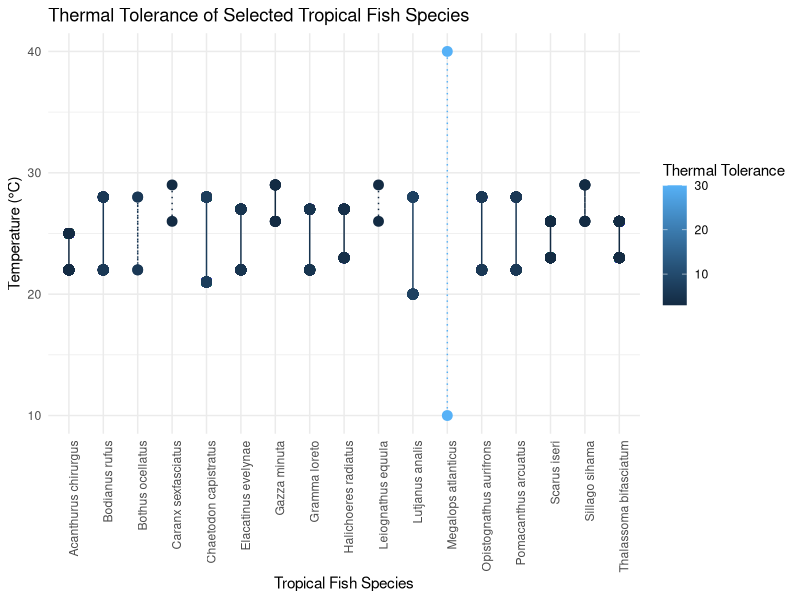
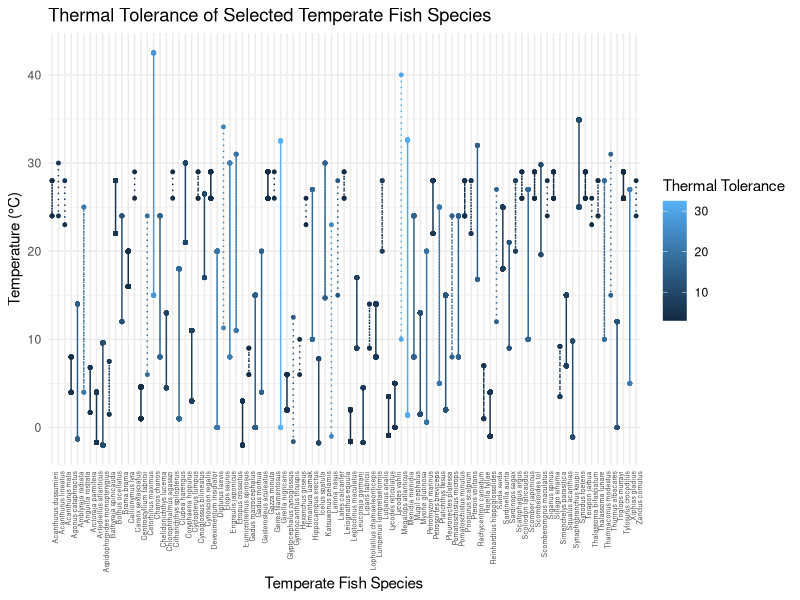
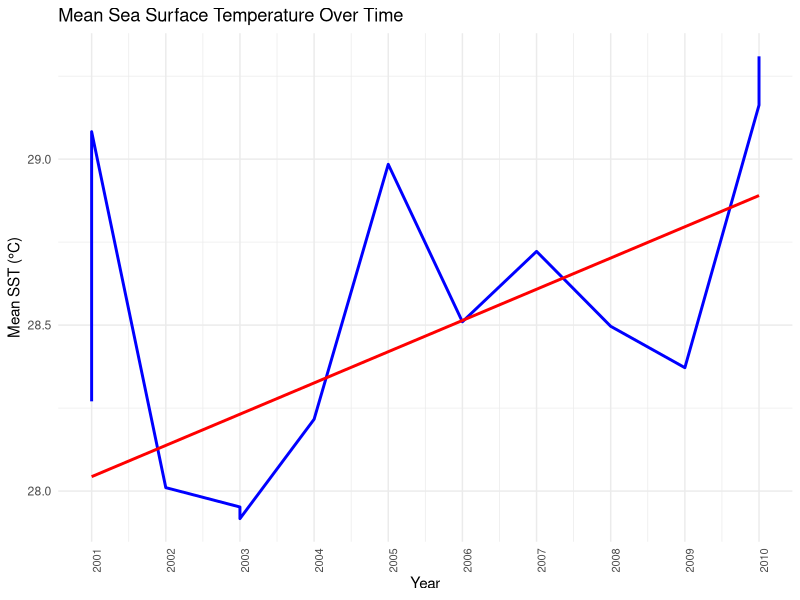
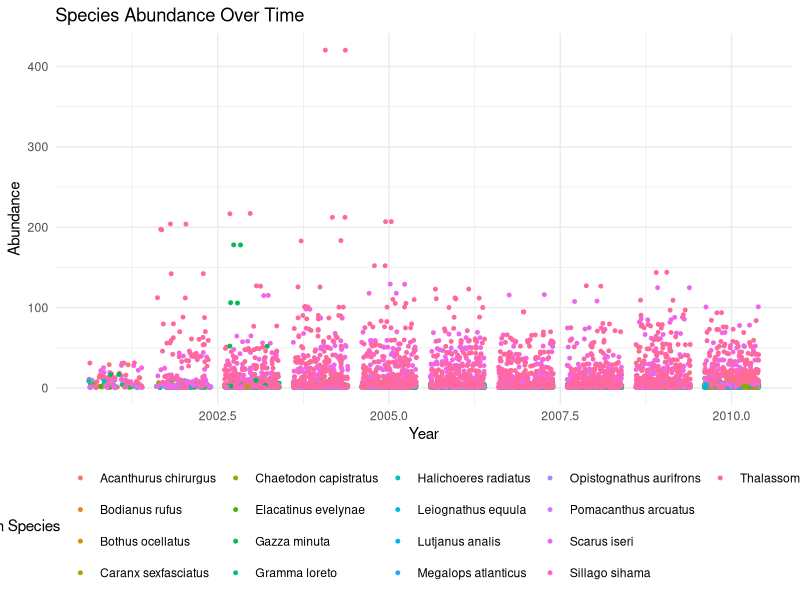

Write R code to recreate these figures, in order.
library(tidyverse)
library(dplyr)
library(ggplot2)
library(forcats)
library(tidyr)

btfbsst_analysis <- read_csv("data-processed/btfbsst_without_NA.csv")

# HYPOTHESIS TWO  - compare thermal tolerance to species abundance
# phylogentic computation to fill in missing ctmax data based on phylogeny of the species
## use ctmax for same genus or family - match at genus level
#scatter plot works better for speciees richness
{
  # Compute genus-level averages for CTmax
  genus_ctmax <- btfbsst_analysis %>%
    group_by(genus) %>%
    summarise(genus_avg_ctmax = mean(temp_max, na.rm = TRUE))
  # Merge genus-level CTmax back into the main dataset
  btfbsst_analysisV2 <- btfbsst_analysis %>%
    left_join(genus_ctmax, by = "genus")
  btfbsst_analysisV2 <- btfbsst_analysis %>%
    mutate(temp_max_filled = ifelse(is.na(temp_max), genus_avg_ctmax, temp_max))
  # Scatterplot: Abundance vs. CTmax
  ggplot(btfbsst_analysisV2, aes(x = temp_max_filled, y = abundance)) +
    geom_point(alpha = 0.7) +
    geom_smooth(method = "lm", color = "red", se = TRUE) +
    facet_wrap(~region) +
    theme_minimal() +
    labs(
      x = "Thermal Tolerance (CTmax)",
      y = "Species Abundance",
      title = "Relationship between CTmax and Species Abundance")
  # Linear regression model
  model <- lm(abundance ~ temp_max_filled, data = btfbsst_analysisV2)
  summary(model) }

## Create new column the tolerance range of species 

h2_data <- btfbsst_analysisV2 %>% 
  mutate('thermal_tolerance' = temp_max - temp_min)
View(h2_data)

tropical_fish <- h2_data %>% 
  filter(region == 'Tropical')
View(tropical_fish)

# Prepare data in long format for ggplot
fb_trop <- tropical_fish %>%
  select(abundance, year, fishbase_name, region, temp_min, temp_max, temp_max_filled, thermal_tolerance, mean_summer_sst_degC) %>%
  pivot_longer(cols = c(temp_max, temp_min), names_to = "Thermal Tolerance", values_to = "Temperature")
View(fb_trop)

#Create the plot
ggplot(fb_trop, aes(x = fishbase_name, y = Temperature, color = thermal_tolerance)) +
  geom_point(size = 3) +
  geom_line(aes(group = interaction(fishbase_name, thermal_tolerance)), linetype = "dotted") +
  labs(title = "Thermal Tolerance of Selected Tropical Fish Species",
       x = "Tropical Fish Species",
       y = "Temperature (°C)",
       color = "Thermal Tolerance") +
  theme_minimal() +
  theme(axis.text.x = element_text(angle = 90, hjust = 1))

#Temperate Data
temperate_fish <- h2_data %>% 
  filter(region == 'Temperate')
View(temperate_fish)

# Prepare data in long format for ggplot - Temperate
fb_temp <- temperate_fish %>%
  select(abundance, year, fishbase_name, region, temp_min, temp_max, temp_max_filled, thermal_tolerance, mean_summer_sst_degC) %>%
  pivot_longer(cols = c(temp_max, temp_min), names_to = "Thermal Tolerance", values_to = "Temperature")
View(fb_temp)

#Create the plot
ggplot(fb_temp, aes(x = fishbase_name, y = Temperature, color = thermal_tolerance)) +
  geom_point(size = 1) +
  geom_line(aes(group = interaction(fishbase_name, thermal_tolerance)), linetype = "dotted") +
  labs(title = "Thermal Tolerance of Selected Temperate Fish Species",
       x = "Temperate Fish Species",
       y = "Temperature (°C)",
       color = "Thermal Tolerance") +
  theme_minimal() +
  theme(axis.text.x = element_text(size = 5, angle = 90, hjust = 1))

#Plotting SST over time
ggplot(fb_trop, aes(x = year, y = mean_summer_sst_degC)) +
  geom_line(color = "blue", size = 1) +  # Original line plot
  geom_smooth(method = "lm", color = "red", se = FALSE, size = 1) +  # Linear trendline
  scale_x_continuous(breaks = seq(min(fb_trop$year), max(fb_trop$year), by = 1)) +
  labs(
    title = "Mean Sea Surface Temperature Over Time",
    x = "Year",
    y = "Mean SST (°C)"
  ) +
  theme_minimal() +
  theme(axis.text.x = element_text(size = 8, angle = 90, hjust = 1))

# Plotting abundance over time
ggplot(fb_trop, aes(x = year, y = abundance, color = fishbase_name)) +
  geom_jitter(size = 1) +
  labs(
    title = "Species Abundance Over Time",
    x = "Year",
    y = "Abundance",
    color = "Fish Species"
  ) +
  theme_minimal() +
  theme(legend.position = "bottom")


